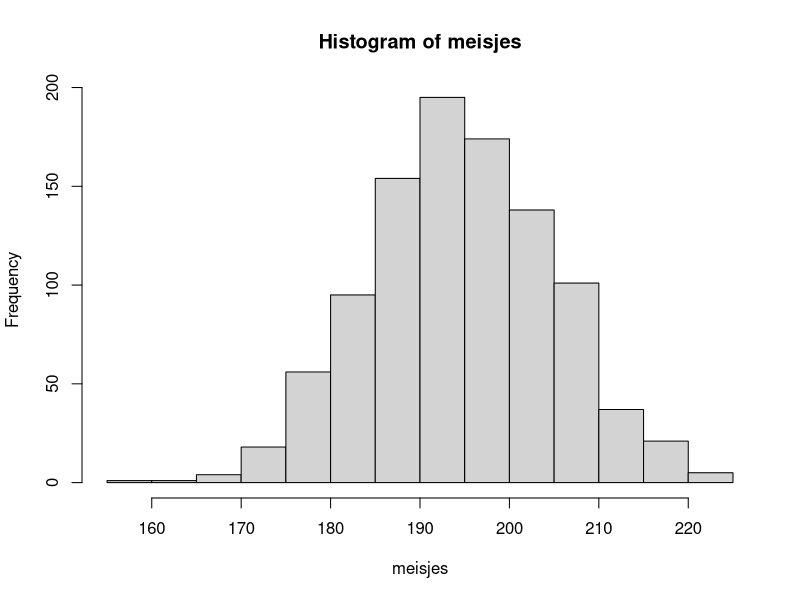
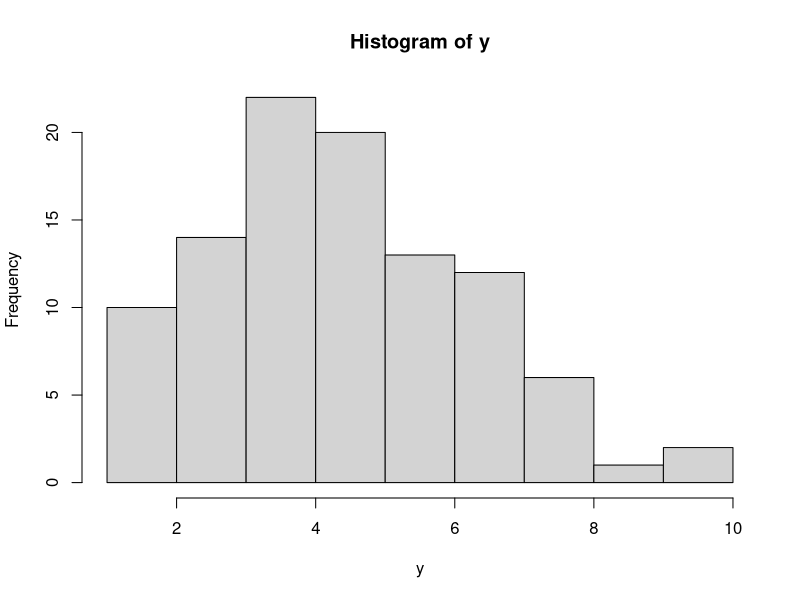
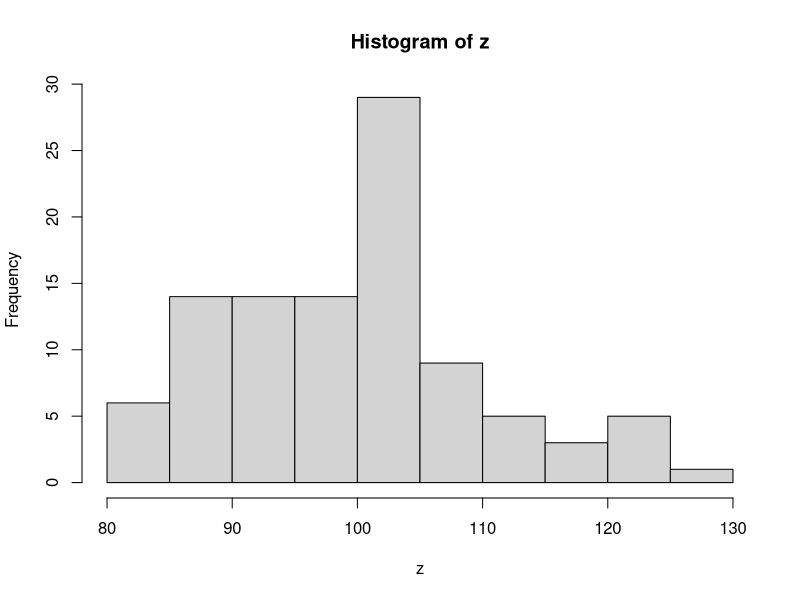

Here is the R script that generated these plots, in order:
## ---- chunk 1
worpen <- sample(c("k", "m"), size = 15, replace = TRUE)
worpen
table(worpen)
## ---- chunk 2
worpen <- sample(0:1, size = 15, replace = TRUE)
worpen
table(worpen)
## ---- chunk 3
worpen <- sample(1:6, size = 50, replace = TRUE)
table(worpen)
## ---- chunk 4
meisjes <- rbinom(1, size = 400, prob = 0.488)
meisjes
## ---- chunk 5
n = 1000
meisjes <- rbinom(n, size = 400, prob = 0.488)
hist(meisjes)
## ---- chunk 6
y <- rpois(n = 100, lambda = 5)
summary(y)
hist(y)
## ---- chunk 7
z <- rpois(n = 100, lambda = 100)
summary(z)
hist(z)
## ---- chunk 8
personen <- function (aantal = 1000, add_id = FALSE, seed = 123) {
	set.seed(seed)
  randomset <- stats::runif(aantal)
	data <- data.frame(leeftijd = sample(16:95, aantal, replace = TRUE),
					   geslacht = sample(c("Man", "Vrouw", "Onbekend"), prob = c(0.49, 0.49, 0.02), aantal, replace = TRUE),
					   oogkleur = sample(c("Blauw", "Groen", "Bruin"), size = aantal, replace = TRUE),
					   schoenmaat = trunc(stats::rnorm(aantal, mean = 43, sd = 3)),
					   iq = trunc(stats::rnorm(aantal, mean = 100, sd = 20)),
					   opleiding = sample(c(0:100), aantal, replace = TRUE),
					   inkomen = sample(c(0:100), aantal, replace = TRUE),
					   handset = sample(c("Apple", "Android", "Anders"), prob = c(0.4, 0.5, 0.1), aantal, replace = TRUE),
					   huisdier = sample(c("Hond", "Kat", "Anders", "Geen"), prob = c(0.23, 0.22, 0.11, 0.35), aantal, replace = TRUE),
					   pizza = sample(c("Margherita", "Prosciutto", "Frute di Mare", "Hawai", "Quattro Stagioni", "Tonno"), aantal, replace = TRUE),
					   ijsje = sample(c("Vanille", "Chocolade", "Aardbei", "Citroen", "Cookie", "Hazelnoot", "Pistache"), prob = c(0.3, 0.2, 0.2, 0.1, 0.1, 0.05, 0.05), aantal, replace = TRUE),
					   knoflook = as.integer(sample(0:1, aantal, prob = c(0.4, 0.6), replace = TRUE)),
					   sushi = as.integer(sample(0:1, aantal, prob = c(0.5, 0.5), replace = TRUE)),
					   beatles = as.integer(sample(0:1, aantal, prob = c(0.6, 0.4), replace = TRUE)),
					   bier = as.integer(sample(0:1, aantal, prob = c(0.6, 0.4), replace = TRUE)))
	data$beatles <- ifelse(data$beatles + data$leeftijd/50 * randomset >= 1, 1L, 0L)
	data$bier <- ifelse(data$geslacht == "Man" & randomset >= 0.2, 1L, data$bier)
	data$sushi <- ifelse(data$leeftijd/75 + randomset/4 >= 1, 0L, data$sushi)
	data$schoenmaat <- ifelse(data$geslacht == "Vrouw" & randomset >= 0.3, data$schoenmaat - 1.8, data$schoenmaat)
	data$inkomen <- ifelse(data$opleiding > 50 & randomset > 0.3, data$inkomen + data$opleiding/2, data$inkomen)
	data$handset <- ifelse(data$handset == "Android" & data$inkomen > 75 & data$opleiding < 25, "Apple", data$handset)
	if (add_id) {
		data <- data |> add_var_id(name = "id")
	}
	as.data.frame(data)
}
## ---- chunk 9
mijnpersonen <- personen(aantal = 100)
